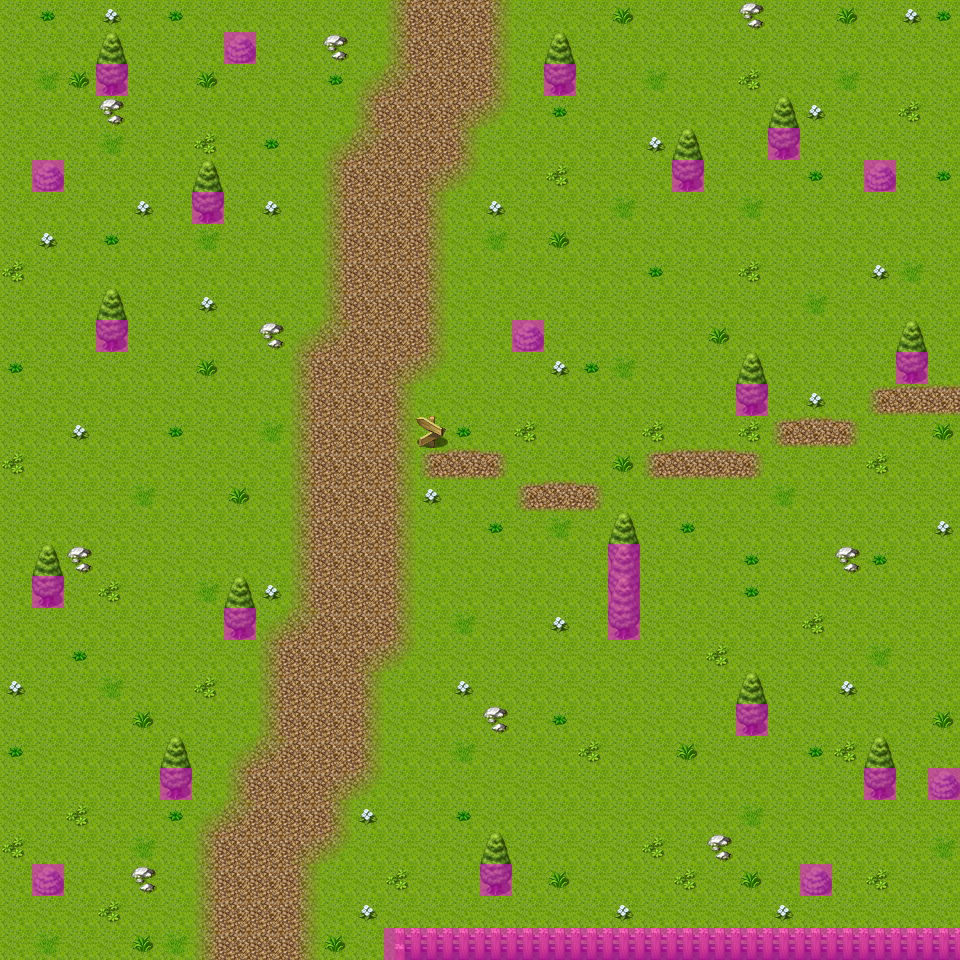

This is a level from a 2D game, rendered from its Tiled map with the project's own tilesets. A one-line summary and the map file follow, with tile-layer data summarised:
An orthogonal 30x30 tile map with 32x32 px tiles, 4 tile layers (Ground, Objects, Above, Walkable), 40 tilesets and 12 objects (6x spawn, 5x mapchange, sign).

<map version="1.0" orientation="orthogonal" width="30" height="30" tilewidth="32" tileheight="32">
 <properties>
  <property name="outside" value="1" />
 </properties>
 <tileset firstgid="1" name="map_bed_1" tilewidth="32" tileheight="32">
  <image source="../drawable/map_bed_1.png" width="512" height="256" />
 </tileset>
 <tileset firstgid="129" name="map_border_1" tilewidth="32" tileheight="32">
  <image source="../drawable/map_border_1.png" width="512" height="256" />
 </tileset>
 <tileset firstgid="257" name="map_bridge_1" tilewidth="32" tileheight="32">
  <image source="../drawable/map_bridge_1.png" width="512" height="256" />
 </tileset>
 <tileset firstgid="385" name="map_broken_1" tilewidth="32" tileheight="32">
  <image source="../drawable/map_broken_1.png" width="512" height="256" />
 </tileset>
 <tileset firstgid="513" name="map_cavewall_1" tilewidth="32" tileheight="32">
  <image source="../drawable/map_cavewall_1.png" width="576" height="192" />
 </tileset>
 <tileset firstgid="621" name="map_cavewall_2" tilewidth="32" tileheight="32">
  <image source="../drawable/map_cavewall_2.png" width="576" height="192" />
 </tileset>
 <tileset firstgid="729" name="map_cavewall_3" tilewidth="32" tileheight="32">
  <image source="../drawable/map_cavewall_3.png" width="576" height="192" />
 </tileset>
 <tileset firstgid="837" name="map_chair_table_1" tilewidth="32" tileheight="32">
  <image source="../drawable/map_chair_table_1.png" width="512" height="256" />
 </tileset>
 <tileset firstgid="965" name="map_crate_1" tilewidth="32" tileheight="32">
  <image source="../drawable/map_crate_1.png" width="512" height="256" />
 </tileset>
 <tileset firstgid="1093" name="map_cupboard_1" tilewidth="32" tileheight="32">
  <image source="../drawable/map_cupboard_1.png" width="512" height="256" />
 </tileset>
 <tileset firstgid="1221" name="map_curtain_1" tilewidth="32" tileheight="32">
  <image source="../drawable/map_curtain_1.png" width="512" height="256" />
 </tileset>
 <tileset firstgid="1349" name="map_entrance_1" tilewidth="32" tileheight="32">
  <image source="../drawable/map_entrance_1.png" width="512" height="256" />
 </tileset>
 <tileset firstgid="1477" name="map_fence_1" tilewidth="32" tileheight="32">
  <image source="../drawable/map_fence_1.png" width="512" height="256" />
 </tileset>
 <tileset firstgid="1605" name="map_fence_2" tilewidth="32" tileheight="32">
  <image source="../drawable/map_fence_2.png" width="512" height="256" />
 </tileset>
 <tileset firstgid="1733" name="map_ground_1" tilewidth="32" tileheight="32">
  <image source="../drawable/map_ground_1.png" width="512" height="256" />
 </tileset>
 <tileset firstgid="1861" name="map_ground_2" tilewidth="32" tileheight="32">
  <image source="../drawable/map_ground_2.png" width="512" height="256" />
 </tileset>
 <tileset firstgid="1989" name="map_ground_3" tilewidth="32" tileheight="32">
  <image source="../drawable/map_ground_3.png" width="512" height="256" />
 </tileset>
 <tileset firstgid="2117" name="map_ground_4" tilewidth="32" tileheight="32">
  <image source="../drawable/map_ground_4.png" width="512" height="256" />
 </tileset>
 <tileset firstgid="2245" name="map_ground_5" tilewidth="32" tileheight="32">
  <image source="../drawable/map_ground_5.png" width="512" height="256" />
 </tileset>
 <tileset firstgid="2373" name="map_ground_6" tilewidth="32" tileheight="32">
  <image source="../drawable/map_ground_6.png" width="512" height="256" />
 </tileset>
 <tileset firstgid="2501" name="map_ground_7" tilewidth="32" tileheight="32">
  <image source="../drawable/map_ground_7.png" width="512" height="256" />
 </tileset>
 <tileset firstgid="2629" name="map_ground_8" tilewidth="32" tileheight="32">
  <image source="../drawable/map_ground_8.png" width="512" height="256" />
 </tileset>
 <tileset firstgid="2757" name="map_indoor_1" tilewidth="32" tileheight="32">
  <image source="../drawable/map_indoor_1.png" width="512" height="256" />
 </tileset>
 <tileset firstgid="2885" name="map_kitchen_1" tilewidth="32" tileheight="32">
  <image source="../drawable/map_kitchen_1.png" width="512" height="256" />
 </tileset>
 <tileset firstgid="3013" name="map_outdoor_1" tilewidth="32" tileheight="32">
  <image source="../drawable/map_outdoor_1.png" width="512" height="256" />
 </tileset>
 <tileset firstgid="3141" name="map_pillar_1" tilewidth="32" tileheight="32">
  <image source="../drawable/map_pillar_1.png" width="512" height="256" />
 </tileset>
 <tileset firstgid="3269" name="map_plant_1" tilewidth="32" tileheight="32">
  <image source="../drawable/map_plant_1.png" width="512" height="256" />
 </tileset>
 <tileset firstgid="3397" name="map_rock_1" tilewidth="32" tileheight="32">
  <image source="../drawable/map_rock_1.png" width="512" height="256" />
 </tileset>
 <tileset firstgid="3525" name="map_roof_1" tilewidth="32" tileheight="32">
  <image source="../drawable/map_roof_1.png" width="512" height="256" />
 </tileset>
 <tileset firstgid="3653" name="map_roof_2" tilewidth="32" tileheight="32">
  <image source="../drawable/map_roof_2.png" width="512" height="256" />
 </tileset>
 <tileset firstgid="3781" name="map_shop_1" tilewidth="32" tileheight="32">
  <image source="../drawable/map_shop_1.png" width="512" height="256" />
 </tileset>
 <tileset firstgid="3909" name="map_sign_ladder_1" tilewidth="32" tileheight="32">
  <image source="../drawable/map_sign_ladder_1.png" width="512" height="256" />
 </tileset>
 <tileset firstgid="4037" name="map_table_1" tilewidth="32" tileheight="32">
  <image source="../drawable/map_table_1.png" width="512" height="256" />
 </tileset>
 <tileset firstgid="4165" name="map_trail_1" tilewidth="32" tileheight="32">
  <image source="../drawable/map_trail_1.png" width="512" height="256" />
 </tileset>
 <tileset firstgid="4293" name="map_tree_1" tilewidth="32" tileheight="32">
  <image source="../drawable/map_tree_1.png" width="512" height="256" />
 </tileset>
 <tileset firstgid="4421" name="map_wall_1" tilewidth="32" tileheight="32">
  <image source="../drawable/map_wall_1.png" width="512" height="256" />
 </tileset>
 <tileset firstgid="4549" name="map_wall_2" tilewidth="32" tileheight="32">
  <image source="../drawable/map_wall_2.png" width="480" height="256" />
 </tileset>
 <tileset firstgid="4669" name="map_wall_3" tilewidth="32" tileheight="32">
  <image source="../drawable/map_wall_3.png" width="480" height="256" />
 </tileset>
 <tileset firstgid="4789" name="map_window_1" tilewidth="32" tileheight="32">
  <image source="../drawable/map_window_1.png" width="512" height="256" />
 </tileset>
 <tileset firstgid="4917" name="map_window_2" tilewidth="32" tileheight="32">
  <image source="../drawable/map_window_2.png" width="512" height="256" />
 </tileset>
 <layer name="Ground" width="30" height="30">
  <data>[900 cells, 900 non-empty, 2 distinct tile ids]</data>
 </layer>
 <layer name="Objects" width="30" height="30">
  <data>[900 cells, 255 non-empty, 21 distinct tile ids]</data>
 </layer>
 <layer name="Above" width="30" height="30">
  <data>[900 cells, 15 non-empty, 1 distinct tile ids]</data>
 </layer>
 <layer name="Walkable" width="30" height="30">
  <data>[900 cells, 42 non-empty, 1 distinct tile ids]</data>
 </layer>
 <objectgroup name="Mapevents" width="30" height="30">
  <!-- 6 objects omitted --></objectgroup>
 <objectgroup name="Spawn uniques" width="30" height="30">
  <!-- 1 objects omitted --></objectgroup>
 <objectgroup name="Spawn monsters" width="30" height="30" visible="0">
  <!-- 5 objects omitted --></objectgroup>
 <objectgroup name="Keys" width="30" height="30" />
</map>
<!-- 12 of 12 objects omitted -->
